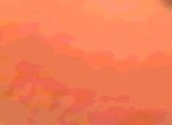
#> input picture Vision_Subsystem/testing/images/red_ball.jpg, 172 x 125 px
$ python hue_viewer.py
#> lines starting #> are read from the running program, lines starting #| are printed output that depends on the picture
import matplotlib.pyplot as plt
from skimage import io
from skimage.color import rgb2hsv
filename = "../images/red_ball.jpg"
name = (filename.split("/")[-1]).split(".")[0]
rgb_img = io.imread(filename)
#> rgb_img is the input picture: shape (125, 172, 3); mean R, G, B 242.7, 124.5, 85
hsv_img = rgb2hsv(rgb_img)
#> hsv_img: shape (125, 172, 3) float64; mean of channels 0, 1, 2 0.0418, 0.651, 0.952
hue_img = hsv_img[:, :, 0]
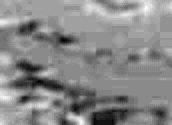
#> hue_img: shape (125, 172) float64; min 0.0177, max 0.0628, mean 0.0418; drawn with min black and max white
sat_img = hsv_img[:, :, 1]
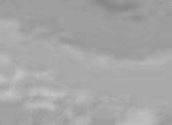
#> sat_img: shape (125, 172) float64; min 0.522, max 0.765, mean 0.651
value_img = hsv_img[:, :, 2]
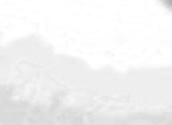
#> value_img: shape (125, 172) float64; min 0.69, max 1, mean 0.952

# [16 lines of commented-out code are left out]

fig, (ax0, ax1, ax2) = plt.subplots(ncols=3, figsize=(8, 3))

ax0.hist(hue_img.ravel(), 20)
ax0.set_title("Histogram of the Hue channel")
ax0.set_xbound(0, 1)
ax1.hist(sat_img.ravel(), 20)
ax1.set_title("Histogram of the Sat channel")
ax1.set_xbound(0, 1)
ax2.hist(value_img.ravel(), 20)
ax2.set_title("Histogram of the Val channel")
ax2.set_xbound(0, 1)


fig.tight_layout()
fig.savefig('Hsv_Hist_{}.png'.format(name))
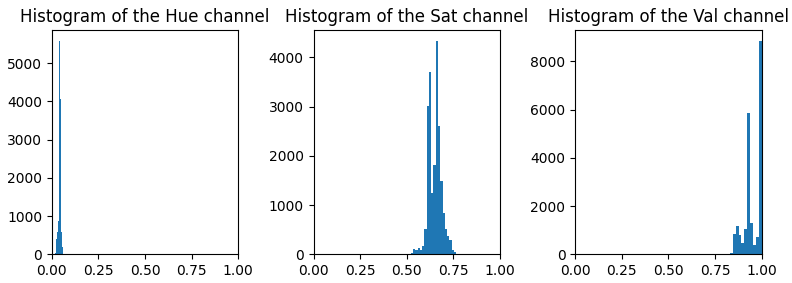
#> figure drawn by matplotlib, 3 panels; panel 1: tallest bar 5578 high, from x = 0.0402 to 0.0425; panel 2: tallest bar 4332 high, from x = 0.656 to 0.668; panel 3: tallest bar 8846 high, from x = 0.985 to 1


############################################
double_thresh = True
# [43 lines of commented-out code are left out]
